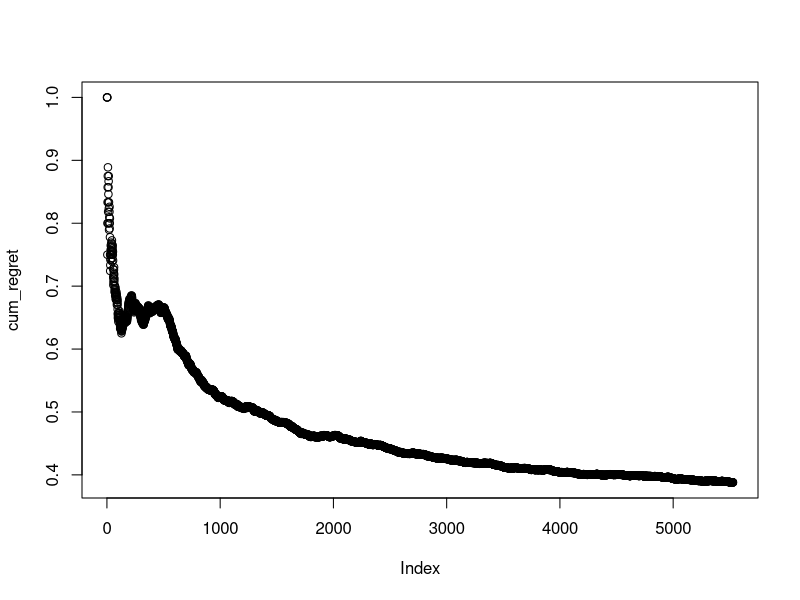

The R script that drew this image: (Note: this script raises an error after producing the figure.)
#!/usr/bin/env Rscript

## Process the input argument 
args <- commandArgs(trailingOnly = TRUE)
M<- as.integer(args[1])
seed<- as.integer(args[2])

## Default arguments for debug
if(is.na(M)) M <- 3
if(is.na(seed)) seed <- 1

## Parameters
gamma <- 0.005
s <- 20
K <- 3

## Load libraries
suppressPackageStartupMessages(library(tidyverse))
suppressPackageStartupMessages(library(glmnet))

## Read the dataset
data <- read_csv("../datasets/warfarin.txt", col_names = FALSE)
T <- nrow(data)
d <- ncol(data) - 1

## Randomly permute the data
set.seed(seed)
new_order <- sample(1:T, T, replace = FALSE)
data <- data[new_order,]
names(data) <- c(paste0("X",1:d), "Y")

## Extract X and the optimal reward
X <- rep(list(c()), length = T)
for(t in 1:T){
  xt <- as.matrix(data[t,-(d+1)])
  dt <- matrix(0, nrow = 3, ncol = 3 * d)
  dt[1,1:d] <- xt
  dt[2,(d+1):(2 * d)] <- xt
  dt[3,(2*d + 1):(3 * d)] <- xt
  X[[t]] <- dt
}
max_reward <- as.matrix(data[,d + 1])
d <- 3 * d

## Initialization
reward <- c()

if(M < T){
  ## Initialize b
  b <- sqrt(T) * (T / s)^(1 / 2 / (2^M-1)) 

  ## Determine the grids (t_1,t_2,...,t_M)
  grids <- c() 
  t_tmp <- s
  for(m in 1:M){
    grids <- c(grids, ceiling(sqrt(t_tmp) * b))
    t_tmp <- grids[m] 
  }
  grids <- pmin(grids, T)

  ## Determin the batch id
  id <- c()
  batch_id <- rep(list(id), length = M-1)
  for(m in 1:(M-1)){
    ## The start and the end of the batch
    grid_end <- grids[m]
    if(m == 1){
      grid_start <- 0
    }else{
      grid_start <- grids[m-1]
    }
    incre <- floor((grid_end - grid_start) / (M - m))

    for (l in m:(M-1)){
      batch_id[[l]] <- c(batch_id[[l]], (grid_start + incre * (l-m) + 1):(grid_start + incre  * (l - m + 1)) )
    }
  }

  ## The bandit part
  ## Loop through the grids
  X_train <- c()
  Y_train <- c()
  for (m in 1:M){
  
    if(m == 1){
      for (t in 1:grids[1]){
        ## Randomly sample an arm
        a <- sample(1:K, 1)
        
        ## Record the regret
        ins_reward <- -(a-1 != max_reward[t])
        reward <- c(reward, ins_reward)

        ## Record the realized data
        X_train <- rbind(X_train, X[[t]][a,])
        Y_train <- c(Y_train, ins_reward) 
      }
    }else{
      id <- batch_id[[m-1]]
      ## Fit lasso w/ the realized data
      lambda <- gamma * sqrt(2 * log(K) *(log(d) + 2 * log(T))/length(id))
      lasso_mdl <- glmnet(X_train[id,], Y_train[id], standardize = FALSE, lambda = lambda)
      hat_theta <- lasso_mdl$beta
      
      for (t in (grids[m-1] + 1):grids[m]){
        ## Select an arm that maximizes X * hat_theta
        random_order <- sample(1:K, K, replace = FALSE)
        est_reward <- X[[t]] %*% hat_theta
        a <- which.max(est_reward[random_order])
        a <- random_order[a]

        ## Record the regret
        ins_reward <- -(a-1 != max_reward[t])
        reward <- c(reward, ins_reward)

        ## Record the realized data
        X_train <- rbind(X_train, X[[t]][a,])
        Y_train <- c(Y_train, ins_reward) 
      }
    }

  }
}else{
  
  ## Initialize the training data
  X_train <- c()
  Y_train <- c()
  ## Loop through the t steps
  for(t in 1:T){
    
    if(t <= 20){
      ## Randomly choose an arm
      a <- sample(1:K, 1)
      
      ## Record the regret
      ins_reward <- -(a-1 != max_reward[t])
      reward <- c(reward, ins_reward)

      ## Record the realized data
      X_train <- rbind(X_train, X[[t]][a,])
      Y_train <- c(Y_train, ins_reward) 

    }else{
      ## Fit lasso w/ the realized data
      lambda <- gamma * sqrt(2 * log(K) *(log(d) + 2 * log(T))/t)
      lasso_mdl <- glmnet(X_train, Y_train, standardize = FALSE, lambda = lambda)
      ##       lasso_mdl <- cv.glmnet(X_train, Y_train, standardize = FALSE)
      hat_theta <- lasso_mdl$beta
      
      ## Select an arm that maximizes X * hat_theta
      random_order <- sample(1:K, K, replace = FALSE)
      est_reward <- X[[t]] %*% hat_theta
      a <- which.max(est_reward[random_order])
      a <- random_order[a]

      ## Record the regret
      ins_reward <- -(a-1 != max_reward[t])
      reward <- c(reward, ins_reward)
      
      ## Record the realized data
      X_train <- rbind(X_train, X[[t]][a,])
      Y_train <- c(Y_train, ins_reward) 

    }    

  }

}


regret <- -reward
cum_regret <- cumsum(regret) / (1:T)
plot(cum_regret)

output <- data.frame(max_reward = max_reward, reward = reward, cum_regret = cum_regret)
out_file <- sprintf("../results/warfarin_M%d_seed%d_gamma%.2f.txt", M, seed, gamma)
write_delim(output, out_file)






